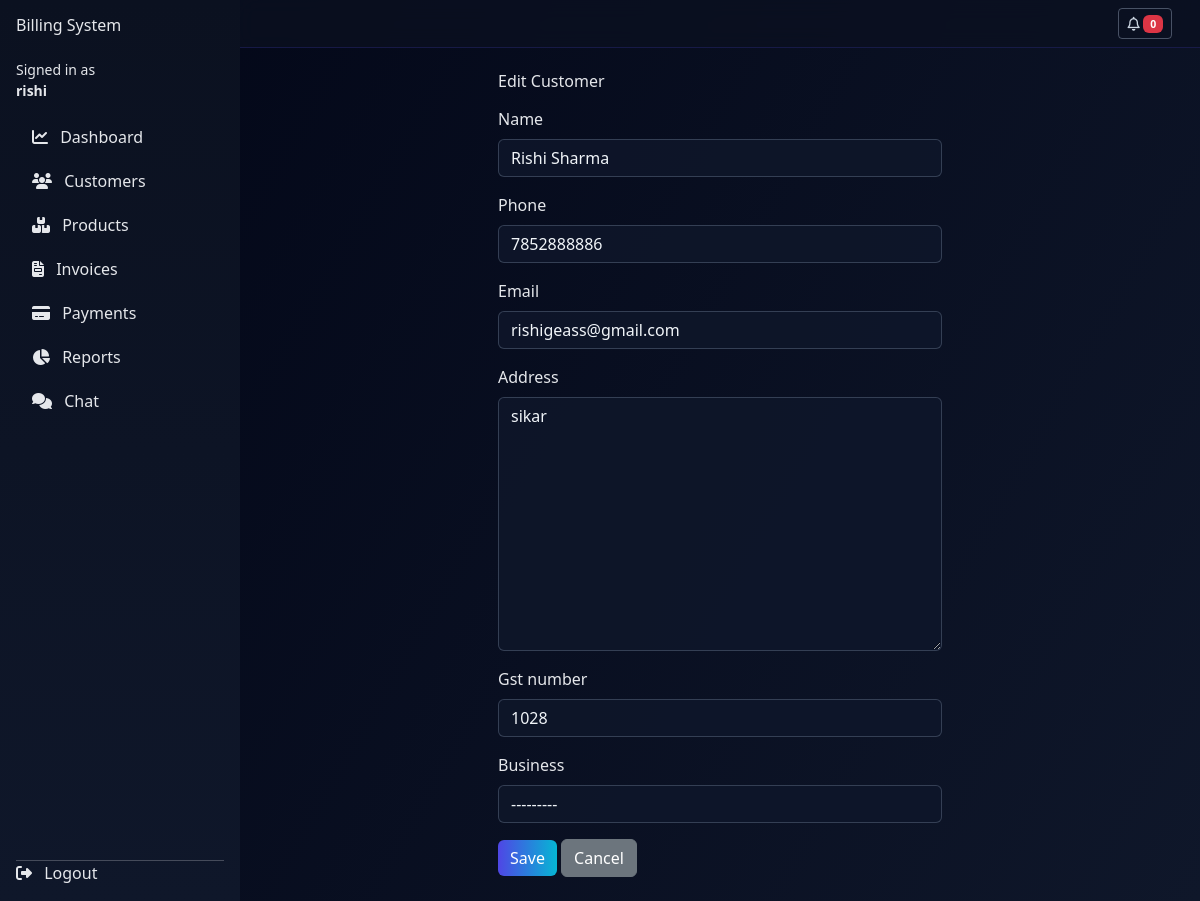
Screenshot of /customers/14/edit/ (signed in) with the database file from the repository.
### customers/models.py (models this page shows, shortened)
class Customer(models.Model):
    business = models.ForeignKey(
        "users.Business",
        on_delete=models.CASCADE,
        related_name="customers",
        null=True,
        blank=True,
    )
    name = models.CharField(max_length=255)
    phone = models.CharField(max_length=20)
    email = models.EmailField(blank=True)
    address = models.TextField(blank=True)
    gst_number = models.CharField(max_length=30, blank=True)
    created_at = models.DateTimeField(auto_now_add=True)
    class Meta:
        ordering = ["name"]

### customers/views.py (the view)
# urls.py: path("<int:pk>/edit/", views.customer_update, name="customer_update"),
@login_required
@approved_business_required
def customer_update(request, pk):
    customers_qs = queryset_for_business(Customer.objects.all(), request.user)
    customer = get_object_or_404(customers_qs, pk=pk)
    show_business = is_staff_or_superuser(request.user)
    if request.method == "POST":
        form = CustomerForm(request.POST, instance=customer, show_business=show_business)
        if form.is_valid():
            form.save()
            return redirect("customers:customer_list")
    else:
        form = CustomerForm(instance=customer, show_business=show_business)
    return render(
        request,
        "customers/customer_form.html",
        {
            "form": form,
            "title": "Edit Customer",
        },
    )

### customers/forms.py
class CustomerForm(forms.ModelForm):
    class Meta:
        model = Customer
        fields = ["name", "phone", "email", "address", "gst_number"]
    def __init__(self, *args, show_business=False, **kwargs):
        super().__init__(*args, **kwargs)
        for _, field in self.fields.items():
            field.widget.attrs.setdefault("class", "form-control")
        if show_business:
            self.fields["business"] = forms.ModelChoiceField(
                queryset=Business.objects.all().order_by("business_name"),
                required=True,
                label="Business",
            )
            self.fields["business"].widget.attrs.setdefault("class", "form-select")

### users/models.py (called while the page is built)
    def __str__(self) -> str:
        return f"{self.business_name} ({self.owner}) — {self.get_status_display()}"

### users/utils.py (called while the page is built)
def is_staff_or_superuser(user):
    return user.is_authenticated and (user.is_superuser or user.is_staff)

def queryset_for_business(model_qs: QuerySet, user, *, business_field: str = "business"):
    if is_staff_or_superuser(user):
        return model_qs
    b = get_owner_business(user)
    if not b:
        return model_qs.none()
    return model_qs.filter(**{business_field: b})

### templates/customers/customer_form.html (shortened to what this page needs)
{% extends "base.html" %}
{% block content %}
<div class="row justify-content-center">
  <div class="col-md-6">
    <h2 class="mb-3">{{ title }}</h2>
    <form method="post" novalidate>
      {% for field in form %}
        <div class="mb-3">
          <label for="{{ field.id_for_label }}" class="form-label">{{ field.label }}</label>
          {{ field }}
        </div>
      {% endfor %}
      <button type="submit" class="btn btn-primary">Save</button>
      <a href="{% url 'customers:customer_list' %}" class="btn btn-secondary">Cancel</a>
    </form>
  </div>
</div>
{% endblock %}

### templates/base.html (shortened to what this page needs)
{% load static %}
<!doctype html>
<html lang="en">
  <head>
    <link
      href="https://cdn.jsdelivr.net/npm/bootstrap@5.3.3/dist/css/bootstrap.min.css"
      rel="stylesheet"
    >
    <link rel="stylesheet" href="{% static 'css/style.css' %}">
    <script src="https://cdn.tailwindcss.com"></script>
    <link rel="stylesheet" href="https://cdnjs.cloudflare.com/ajax/libs/font-awesome/6.5.2/css/all.min.css">
  </head>
  <body class="app-dark">
    <div class="app-shell">
      <aside class="sidebar d-flex flex-column p-3">
        <h4 class="mb-4"><a href="{% url 'landing' %}">Billing System</a></h4>
        {% if user.is_authenticated %}
          <div class="mb-3 small">
            Signed in as<br>
            <strong>{{ user.username }}</strong>
          </div>
        {% endif %}
        <ul class="nav nav-pills flex-column mb-auto">
          <li class="nav-item mb-1">
            <a href="{% url 'dashboard:home' %}" class="nav-link {% if request.resolver_match.url_name == 'home' and request.resolver_match.app_name == 'dashboard' %}active{% endif %}">
              <i class="fa-solid fa-chart-line me-2"></i> Dashboard
            </a>
          </li>
          <li class="nav-item mb-1">
            <a href="{% url 'customers:customer_list' %}" class="nav-link">
              <i class="fa-solid fa-users me-2"></i> Customers
            </a>
          </li>
          <li class="nav-item mb-1">
            <a href="{% url 'products:product_list' %}" class="nav-link">
              <i class="fa-solid fa-boxes-stacked me-2"></i> Products
            </a>
          </li>
          <li class="nav-item mb-1">
            <a href="{% url 'invoices:invoice_list' %}" class="nav-link">
              <i class="fa-solid fa-file-invoice me-2"></i> Invoices
            </a>
          </li>
          <li class="nav-item mb-1">
            <a href="{% url 'payments:list' %}" class="nav-link">
              <i class="fa-solid fa-credit-card me-2"></i> Payments
            </a>
          </li>
          <li class="nav-item mb-1">
            <a href="{% url 'reports:index' %}" class="nav-link">
              <i class="fa-solid fa-chart-pie me-2"></i> Reports
            </a>
          </li>
          <li class="nav-item mb-1">
            <a href="{% url 'communication:chat_room' %}" class="nav-link">
              <i class="fa-solid fa-comments me-2"></i> Chat
            </a>
          </li>
        </ul>
        <hr>
        <div>
          {% if user.is_authenticated %}
            <a class="nav-link px-0" href="{% url 'logout' %}">
              <i class="fa-solid fa-right-from-bracket me-2"></i> Logout
            </a>
          {% else %}
            <a class="nav-link px-0" href="#" id="sidebarLoginLink">
              <i class="fa-solid fa-right-to-bracket me-2"></i> Login
            </a>
          {% endif %}
        </div>
      </aside>
      <div class="main-content">
        <nav class="navbar main-navbar px-3">
          <div class="container-fluid">
            <div class="position-relative">
              <button id="notifBell" class="btn btn-sm btn-outline-secondary button-ripple">
                <i class="fa-regular fa-bell"></i>
                <span id="notifCount" class="badge text-bg-danger">0</span>
              </button>
            </div>
          </div>
        </nav>
        <main class="main-body container-fluid">
          {% block content %}{% endblock %}
        </main>
      </div>
    </div>
  </body>
</html>

### static/css/style.css (style rules this page uses)
:root { --app-bg: #f5f5f7; --sidebar-bg: #111827; --sidebar-fg: #e5e7eb; --sidebar-hover: rgba(255, 255, 255, 0.08); --accent: #0d6efd; }
.app-dark .form-control, .app-dark .form-select, .app-dark textarea, .app-dark input[type="text"], .app-dark input[type="email"], .app-dark input[type="password"], .app-dark input[type="date"], .app-dark input[type="number"] { background: rgba(15, 23, 42, 0.86); color: #f1f5f9; border: 1px solid rgba(100, 116, 139, 0.45); }
.app-dark .btn-primary { background: linear-gradient(90deg, #4F46E5, #06B6D4); border: none; }
.app-dark .btn-outline-primary, .app-dark .btn-outline-secondary, .app-dark .btn-outline-danger { border-color: rgba(148, 163, 184, 0.45); color: #cbd5e1; }
.button-ripple { position: relative; overflow: hidden; }
.sidebar { background-color: var(--sidebar-bg) !important; color: var(--sidebar-fg) !important; }
.sidebar .nav-link { border-radius: 0.75rem; transition: background-color 120ms ease, transform 120ms ease; }

### templates/base.html (style rules this page uses)
body { min-height: 100vh; background: linear-gradient(120deg, #020617, #0F172A); color: #e5e7eb; }
.app-shell { display: flex; min-height: 100vh; }
.sidebar { width: 240px; background: linear-gradient(180deg, #0b1120 0%, #0f172a 100%); color: #e5e7eb; }
.sidebar a { color: inherit; text-decoration: none; }
.main-content { flex: 1; display: flex; flex-direction: column; }
.main-navbar { background: rgba(11, 17, 32, 0.75); border-bottom: 1px solid rgba(79, 70, 229, 0.2); backdrop-filter: blur(10px); }
.main-body { padding: 1.5rem; }

### rows the page displays
Customer: form "Rishi Sharma" "7852888886" "rishigeass@gmail.com" "sikar" "1028" "---------"

### other values shown
{{ user.username }} "rishi"
{{ title }} "Edit Customer"
{{ field.label }} "Name" "Phone" "Email" "Address" "Gst number" "Business"
